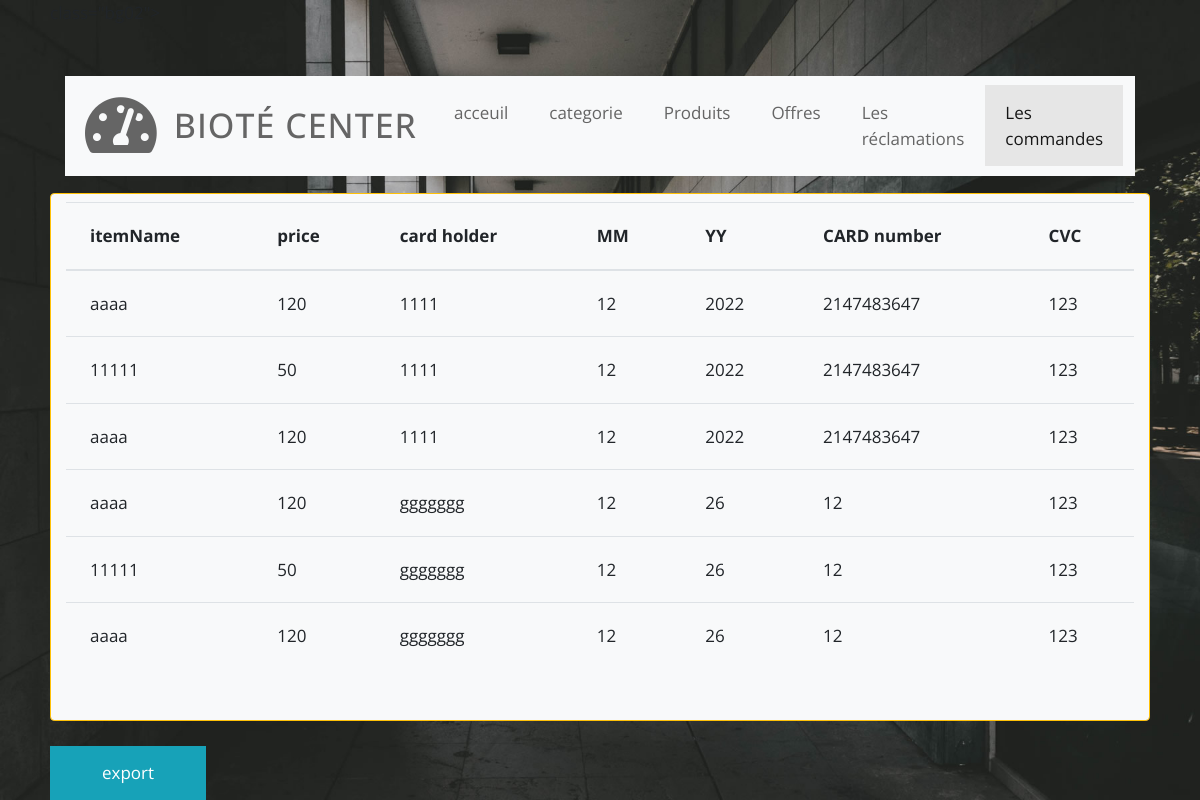
The page /back/view_back/commande.php on the database its author committed.
### tables this page shows
CREATE TABLE `commande` (
  `id` int(11) NOT NULL,
  `itemName` varchar(100) NOT NULL,
  `price` int(11) NOT NULL
);

CREATE TABLE `clients` (
  `id` int(11) NOT NULL,
  `cardholder` varchar(100) NOT NULL,
  `mm` int(11) NOT NULL,
  `yy` int(11) NOT NULL,
  `cardnumber` int(11) NOT NULL,
  `cvc` int(11) NOT NULL
);

### back/view_back/commande.php (the view, shortened to what this page needs)
<!DOCTYPE html>
<html lang="en">
<head>
    <link rel="stylesheet" href="css/fontawesome.min.css">
    <link rel="stylesheet" href="jquery-ui-datepicker/jquery-ui.min.css" type="text/css" />
    <link rel="stylesheet" href="css/bootstrap.min.css">
    <link rel="stylesheet" href="css/tooplate.css">
</head>
<body class="">
    <?php
        require_once '../controller_back/processCoupon.php';
    ?>
    <div class="container">
        <div class="row">
            <div class="col-12">
                 <nav class="navbar navbar-expand-xl navbar-light bg-light">
                    <a class="navbar-brand" href="index.php">
                        <i class="fas fa-3x fa-tachometer-alt tm-site-icon"></i>
                        <h1 class="tm-site-title mb-0">Bioté center</h1>
                    </a>
                    <div class="collapse navbar-collapse" id="navbarSupportedContent">
                        <ul class="navbar-nav mx-auto">
                        <li class="nav-item">
                            <a class="nav-link" href="acceuil.html">acceuil</a>
                        </li>
                        <li class="nav-item">
                                    <a class="nav-link" href="affichercategorie.php">categorie</a>
                                </li>
                                <li class="nav-item">
                                    <a class="nav-link" href="afficherproduit.php">Produits</a>
                                </li>
                                <li class="nav-item ">
                                    <a class="nav-link" href="ajout.php">Offres</a>
                                </li>
                                <li class="nav-item">
                                    <a class="nav-link" href="back.php">Les réclamations</a>
                                </li>
                                <li class="nav-item active">
                                    <a class="nav-link" href="commande.php">Les commandes</a>
                                </li>
                        </div>
                </nav>
            </div>
        </div>
</div>
    <div class="container py-2 border border-warning border-5 rounded mt-3  bg-light">
    <table class="table">
                <thead>
                    <tr>
                    <th scope="col">itemName</th>
                    <th scope="col">price</th>
                        <th scope="col">card holder</th>
                        <th scope="col">MM</th>
                        <th scope="col">YY</th>
                        <th scope="col">CARD number</th>
                        <th scope="col">CVC</th>
                    </tr>
                </thead>
                <tbody>
                    <?php
                        $resultJ = $con->query("SELECT `cardholder`, `MM`,`YY`,`cardnumber`,`cvc` FROM clients");
                        while ($rowJ = $resultJ->fetch(PDO::FETCH_ASSOC)): ?>
<?php
$result = $con->query("SELECT `itemName`,`price` FROM commande");
while ($row = $result->fetch(PDO::FETCH_ASSOC)): ?>
                    <tr>
                    <td><?php echo $row['itemName']; ?></td>
                        <td><?php echo $row['price']; ?></td>
                        <td><?php echo $rowJ['cardholder']; ?></td>
                        <td><?php echo $rowJ['MM']; ?></td>
                        <td><?php echo $rowJ['YY']; ?></td>
                        <td><?php echo $rowJ['cardnumber']; ?></td>
                        <td><?php echo $rowJ['cvc']; ?></td>
                    </tr>
                     <?php endwhile; ?>
                    <?php endwhile; ?>
                </tbody>
            </table>
            <br>
    </div>
    <br>
<a  href="table-marketing.php"><button type="button" class="btn btn-info px-5">export</button></a>
<br>
</body>
</html>

### back/view_back/css/tooplate.css (style rules this page uses)
html { font-size: 17px; }
body { font-family: "Open Sans", Helvetica, Arial, sans-serif; overflow-x: hidden; }
body { background-image: url(../img/dash-bg-01.jpg); background-size: cover; background-repeat: no-repeat; background-position: center; background-attachment: fixed; padding-left: 50px; padding-right: 50px; }
a { transition: all 0.3s ease; }
.navbar-brand { display: flex; align-items: center; }
.tm-site-icon { color: #656565; }
.tm-site-title { display: inline-block; text-transform: uppercase; font-size: 2rem; margin-left: 1rem; color: #656565; letter-spacing: 1px; }
.navbar { height: 100px; padding-left: 20px; padding-right: 20px; margin-top: 50px; }
.navbar-light .navbar-nav .nav-link { color: #656565; }
.navbar-light .navbar-nav .nav-link, .dropdown-item { padding: 15px 20px; }
.navbar-light .navbar-nav .active > .nav-link, .navbar-light .navbar-nav .nav-link.active, .navbar-light .navbar-nav .nav-link.show, .navbar-light .navbar-nav .show > .nav-link, .navbar-light .navbar-nav a:hover { background-color: #e6e6e6; }
.nav-item { margin-right: 30px; }
.nav-item:last-child { margin-right: 0; }
.btn { border-radius: 0; padding: 13px 28px; transition: all 0.2s ease; max-width: 100%; }
.table td, .table th { padding: 20px 24px; }
@media (min-width: 1200px) { .container { max-width: 1630px; } }
@media (max-width: 1275px) and (min-width: 1200px) { .nav-item { margin-right: 15px; } }
@media (max-width: 1350px) { .nav-item { margin-right: 1px; } }

### rows shown on the page
clients: cardholder "1111", mm "12", yy "2022", cardnumber "2147483647", cvc "123"
commande: itemName "aaaa", price "120"
commande: itemName "11111", price "50"
commande: itemName "aaaa", price "120"
clients: cardholder "ggggggg", mm "12", yy "26", cardnumber "12", cvc "123"
